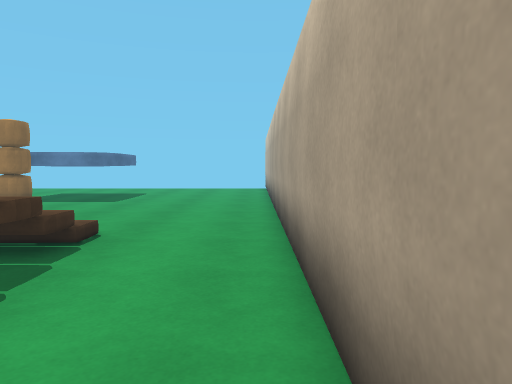
View 1 (above)

18 first-person views from a walk through a scene from a Unity 3-D project. The camera is 1.3 m above the floor, tilts 4° down and sees 70° across. The floor is counted in squares, 1 m on a side. Each view is taken from the middle of a square. On the plan, view 1 faces up. The plan holds only what a view shows up to about 15 squares ahead; the rest is blank. The place goes on beyond the plan. The player character is not drawn.

View 2
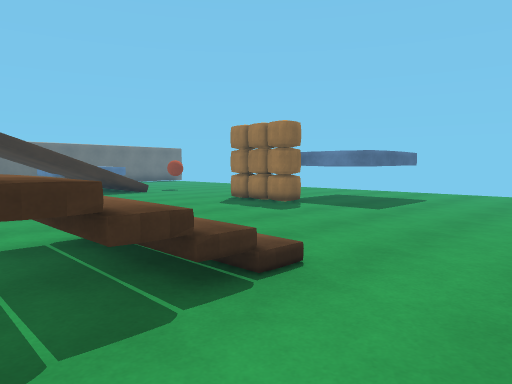

View 3
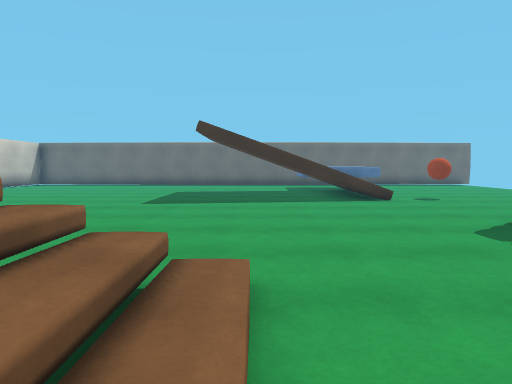

View 4
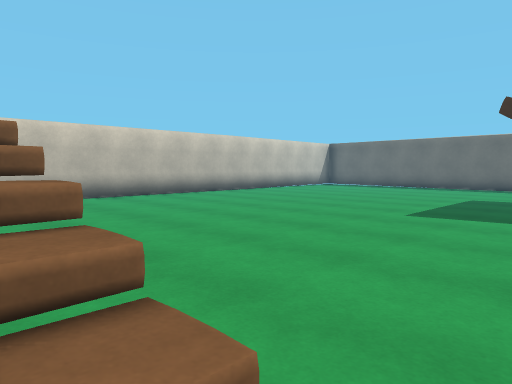

View 5
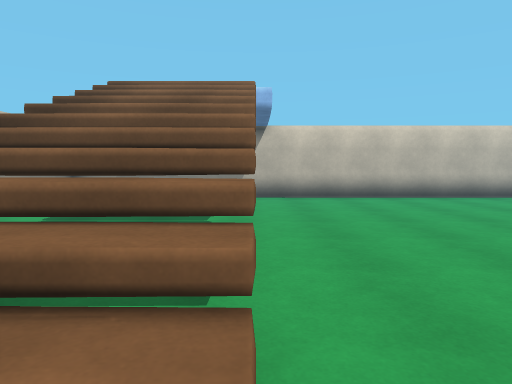

View 6
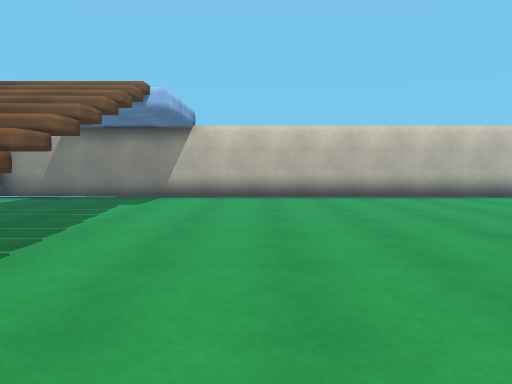

View 7
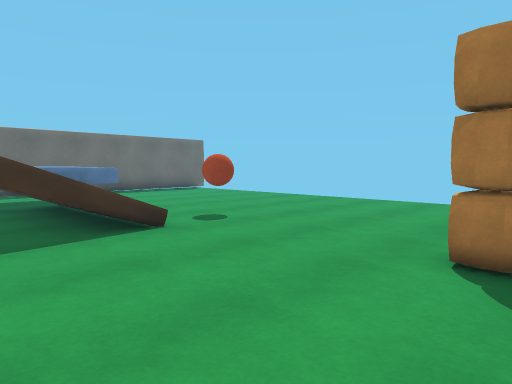

View 8
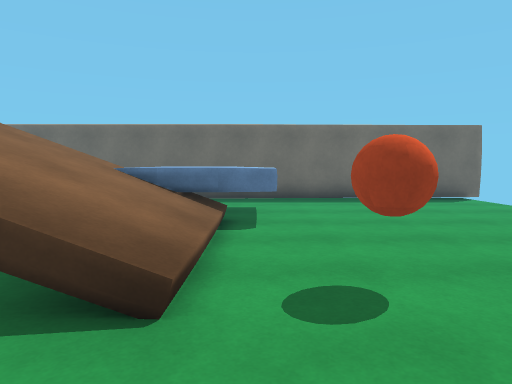

View 9
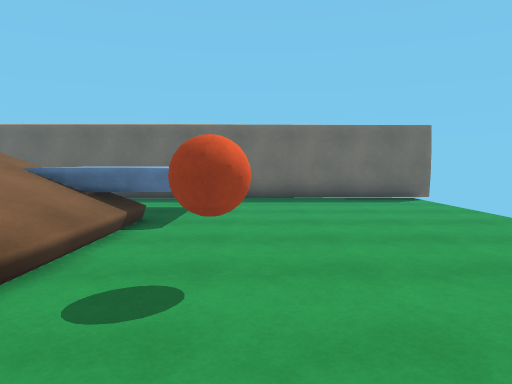

View 10
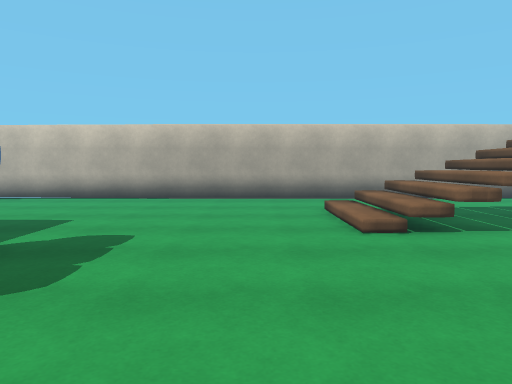

View 11
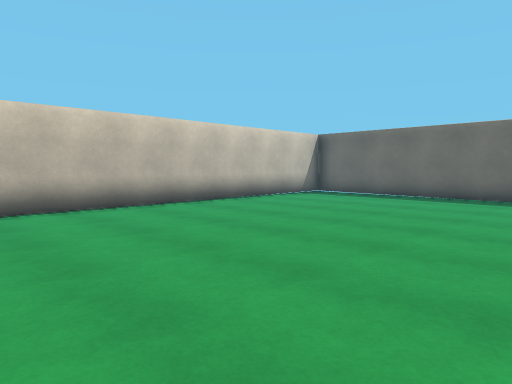

View 12
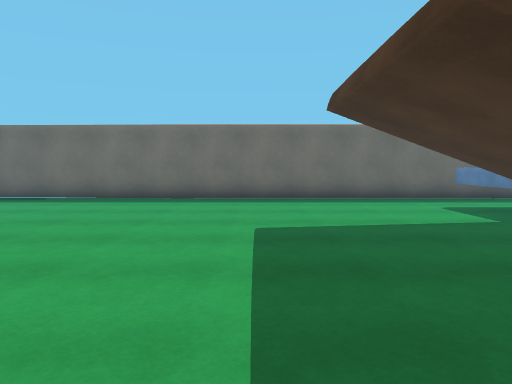

View 13
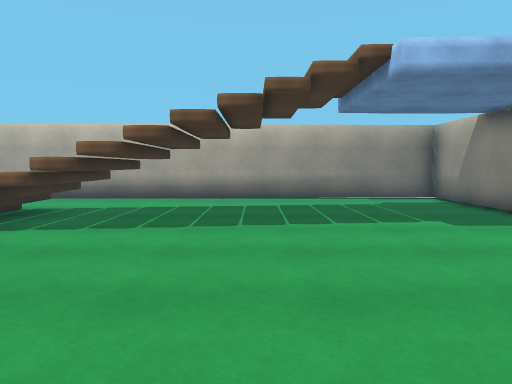

View 14
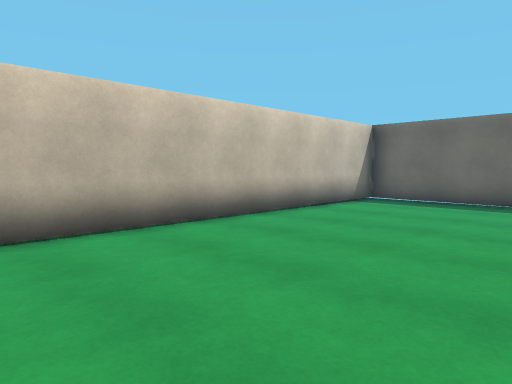

View 15
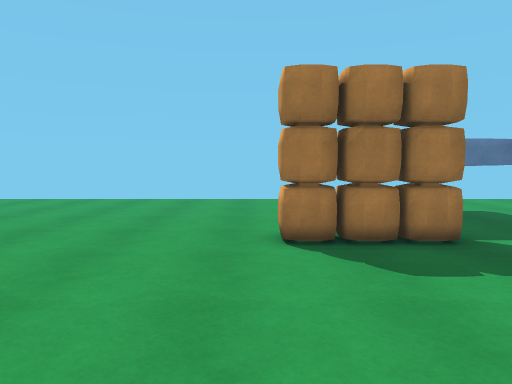

View 16
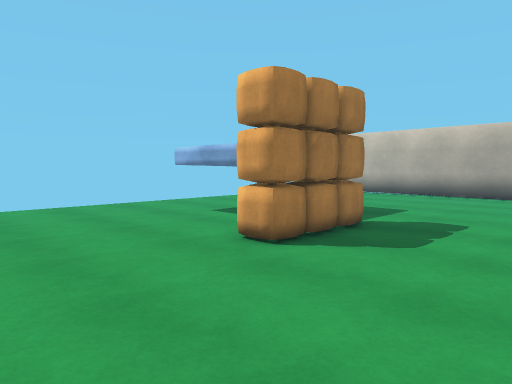

View 17
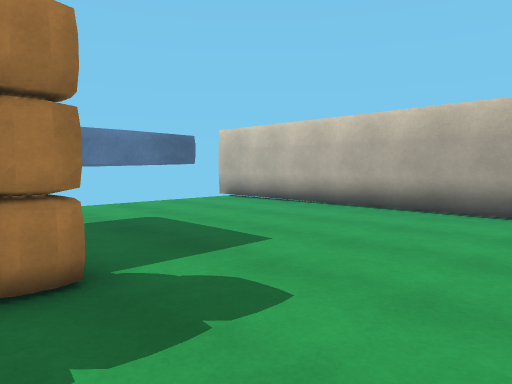

View 18
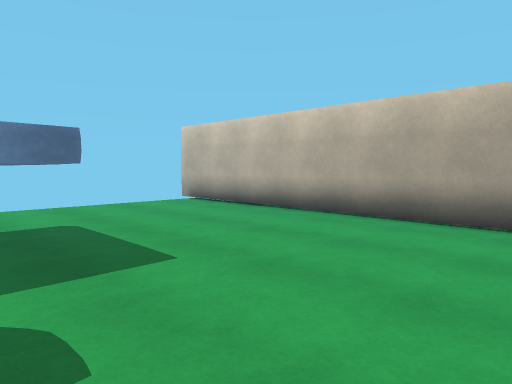

### Floor plan
Key: @ floor where view 1 was taken; # wall or solid block; x gap in a wall; . main floor; : floor 1.25 m higher than the main floor; / step, stairs or slope; = window, fence, low wall or low ledge; ^ raised ledge; v drop or lower ground; O other object.
Columns run from 29 left of view 1 to 1 right of it. Each row starts with its distance up from view 1.
 22 #                             #
 21 #.............................#
 20 #.............................#
 19 #.............................#
 18 #..................^   ^......#
 17 #..................^   ^......#
 16 #..................^   ^......#
 15 #..........O.......^^^^^......#
 14 #..........O......OOO.........#
 13 #..   :#..........OOO.........#
 12 #...  :=////=.................#
 11 #...   =////=.................#
 10 #..#  ://///v.................#
  9 #.....///// v.................#
  8 #.....v//   v.................#
  7 #..... .///. ........./////...#
  6 #.....................=///=...#
  5 #.....................x///v...#
  4 #.....................^^^^^...#
  3 #.....................^^^^^...#
  2 #.....................^^^^^...#
  1 #.............................#
  0 #............................@#
 -1 #.............................#
 -2 #.............................#
 -3 #.............................#
 -4 #.............................#
 -5 #.............................#
 -6 #.............................#
 -7 #.............................#
 -8 ###############################

Where each view was taken, in squares from view 1:
view 1: 0 up, 0 right, facing up
view 2: 3 up, 0 right, facing up-left
view 3: 7 up, 3 left, facing left
view 4: 7 up, 6 left, facing down-left
view 5: 7 up, 7 left, facing down
view 6: 7 up, 10 left, facing down
view 7: 8 up, 10 left, facing up-left
view 8: 13 up, 14 left, facing left
view 9: 15 up, 14 left, facing left
view 10: 9 up, 14 left, facing right
view 11: 3 up, 13 left, facing down-left
view 12: 3 up, 14 left, facing left
view 13: 1 down, 14 left, facing right
view 14: 1 down, 15 left, facing down-left
view 15: 7 up, 12 left, facing up
view 16: 9 up, 16 left, facing up-right
view 17: 9 up, 10 left, facing up-right
view 18: 9 up, 8 left, facing up-right
